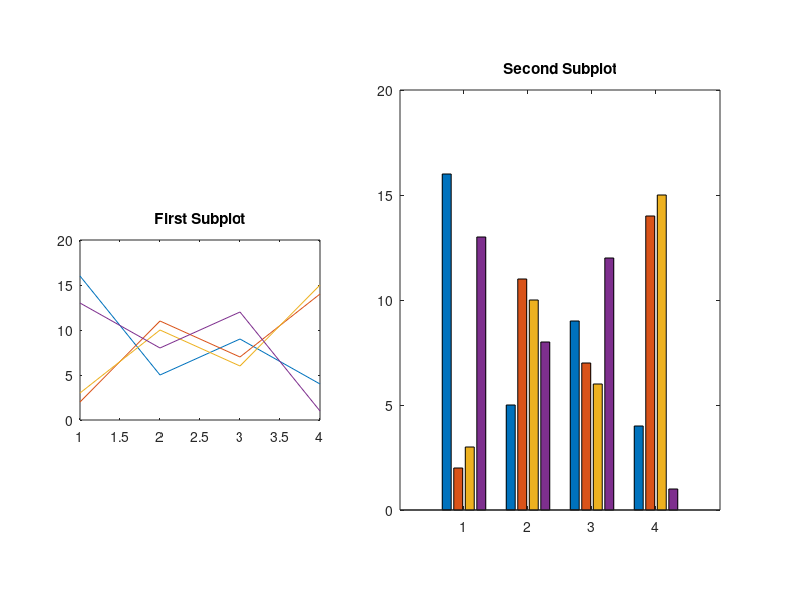

This chart was generated by the following MATLAB code:
figure
pos1 = [0.1 0.3 0.3 0.3];
subplot('Position',pos1)
y = magic(4);
plot(y)
title('First Subplot')

pos2 = [0.5 0.15 0.4 0.7];
subplot('Position',pos2)
bar(y)
title('Second Subplot')